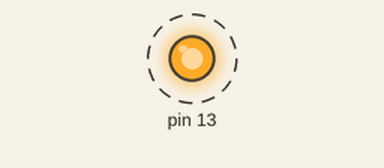
This sketch was run on a simulated Arduino Uno, built with avr-gcc and run on an emulated ATmega328P. On the bench: output pins drawn as LEDs (lit = HIGH). Dashed ring = blinking. What the sketch prints to the serial monitor is not drawn.

Above: at 0.2 s.
Timing chart, 0 to 3.0 s (numbered marks = the images above):
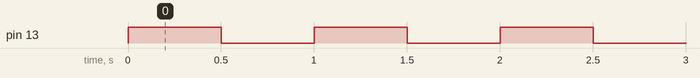

The sketch:

blink.ino
```cpp
void setup() {
  pinMode(13, OUTPUT);
  Serial.begin(9600);
}

void loop() {
  digitalWrite(13, HIGH);
  Serial.println("on");
  delay(500);
  digitalWrite(13, LOW);
  Serial.println("off");
  delay(500);
}
```

Measured:
- by itself, pin 13: alternates HIGH for 0.50 s and LOW for 0.50 s
